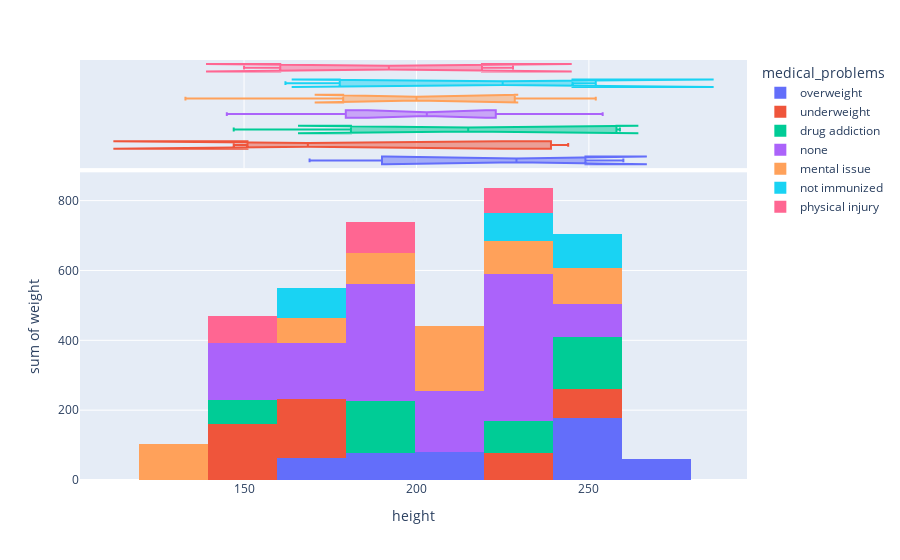

Here is the notebook cell this chart was saved with:
### Markdown cell above
### Histogram of "weight" by medical_problems

### Code cell
px.histogram(patient_df, x="height", y="weight", color="medical_problems", marginal="box", hover_data=patient_df.columns)

### Figure 1 — Plotly figure (JSON) as saved in the notebook; plotly's stock layout.template omitted (floating-point values rounded to 4 significant figures; data arrays with more than 128 entries replaced by an {"elided": "..."} marker saying what was removed)
{"data": [{"alignmentgroup": "True", "bingroup": "x", "histfunc": "sum", "hovertemplate": "medical_problems=overweight<br>height=%{x}<br>sum of weight=%{y}<extra></extra>", "legendgroup": "overweight", "marker": {"color": "#636efa", "pattern": {"shape": ""}}, "name": "overweight", "offsetgroup": "overweight", "orientation": "v", "showlegend": true, "type": "histogram", "x": [169, 190, 218, 240, 249, 260], "xaxis": "x", "y": [63, 76, 79, 77, 101, 60], "yaxis": "y"}, {"alignmentgroup": "True", "customdata": [["pollen", "A-", 12, "rural", "nigeria", "2006-06-15 00:00:00", "delirium", "GARBO SHARRON", "Male", "Yes", "Yes", "single", "overweight"], ["flowers", "B-", 2, "urban", "nigeria", "1988-04-11 00:00:00", "ruptured discs", "ADREAN NEKO", "Female", "Yes", "No", "single", "overweight"], ["dust", "A-", 5, "urban", "nigeria", "2007-12-16 00:00:00", "alzheimer's", "ANNE-SOPHIE HERO", "Male", "Yes", "Yes", "single", "overweight"], ["nuts", "A+", 15, "suburban", "nigeria", "1983-09-19 00:00:00", "scoliosis", "ANNISIA HERU", "Male", "No", "No", "married", "overweight"], ["dust", "A-", 10, "urban", "nigeria", "1988-02-15 00:00:00", "none", "GAYLORD SHAVON", "Female", "No", "Yes", "single", "overweight"], ["flowers", "O-", 3, "urban", "nigeria", "1994-02-11 00:00:00", "amnesia", "GEETHA SHAWNTA", "Male", "Yes", "No", "single", "overweight"]], "hovertemplate": "medical_problems=%{customdata[12]}<br>height=%{x}<br>allergies=%{customdata[0]}<br>blood_type=%{customdata[1]}<br>closest_hospital=%{customdata[2]}<br>community=%{customdata[3]}<br>country=%{customdata[4]}<br>date_of_birth=%{customdata[5]}<br>disabilities=%{customdata[6]}<br>name=%{customdata[7]}<br>gender=%{customdata[8]}<br>has_children=%{customdata[9]}<br>has_dependent=%{customdata[10]}<br>marital_status=%{customdata[11]}<extra></extra>", "legendgroup": "overweight", "marker": {"color": "#636efa"}, "name": "overweight", "notched": true, "offsetgroup": "overweight", "showlegend": false, "type": "box", "x": [169, 190, 218, 240, 249, 260], "xaxis": "x2", "yaxis": "y2"}, {"alignmentgroup": "True", "bingroup": "x", "histfunc": "sum", "hovertemplate": "medical_problems=underweight<br>height=%{x}<br>sum of weight=%{y}<extra></extra>", "legendgroup": "underweight", "marker": {"color": "#EF553B", "pattern": {"shape": ""}}, "name": "underweight", "offsetgroup": "underweight", "orientation": "v", "showlegend": true, "type": "histogram", "x": [167, 151, 170, 239, 147, 244], "xaxis": "x", "y": [79, 86, 91, 77, 73, 83], "yaxis": "y"}, {"alignmentgroup": "True", "customdata": [["nuts", "B-", 10, "urban", "nigeria", "2010-03-21 00:00:00", "alzheimer's", "ANKUR HENDRY", "Female", "No", "Yes", "single", "underweight"], ["pollen", "AB-", 5, "rural", "nigeria", "1996-08-11 00:00:00", "ruptured discs", "ANNABELLA HENNESSEY", "Female", "No", "Yes", "widowed", "underweight"], ["flowers", "A+", 8, "urban", "nigeria", "1998-07-24 00:00:00", "none", "ANNA-LISA HENRIQUE", "Female", "Yes", "No", "single", "underweight"], ["flowers", "AB+", 10, "rural", "nigeria", "1989-02-25 00:00:00", "fibromas", "AEISHA NENA", "Male", "No", "Yes", "single", "underweight"], ["pollen", "A-", 5, "urban", "nigeria", "1990-01-15 00:00:00", "fibromas", "GAURAV SHAUNTA", "Male", "No", "Yes", "single", "underweight"], ["nuts", "B-", 10, "urban", "nigeria", "2005-06-23 00:00:00", "none", "GEANINE SHAWNDA", "Female", "No", "Yes", "single", "underweight"]], "hovertemplate": "medical_problems=%{customdata[12]}<br>height=%{x}<br>allergies=%{customdata[0]}<br>blood_type=%{customdata[1]}<br>closest_hospital=%{customdata[2]}<br>community=%{customdata[3]}<br>country=%{customdata[4]}<br>date_of_birth=%{customdata[5]}<br>disabilities=%{customdata[6]}<br>name=%{customdata[7]}<br>gender=%{customdata[8]}<br>has_children=%{customdata[9]}<br>has_dependent=%{customdata[10]}<br>marital_status=%{customdata[11]}<extra></extra>", "legendgroup": "underweight", "marker": {"color": "#EF553B"}, "name": "underweight", "notched": true, "offsetgroup": "underweight", "showlegend": false, "type": "box", "x": [167, 151, 170, 239, 147, 244], "xaxis": "x2", "yaxis": "y2"}, {"alignmentgroup": "True", "bingroup": "x", "histfunc": "sum", "hovertemplate": "medical_problems=drug addiction<br>height=%{x}<br>sum of weight=%{y}<extra></extra>", "legendgroup": "drug addiction", "marker": {"color": "#00cc96", "pattern": {"shape": ""}}, "name": "drug addiction", "offsetgroup": "drug addiction", "orientation": "v", "showlegend": true, "type": "histogram", "x": [147, 181, 259, 258, 237, 193], "xaxis": "x", "y": [69, 87, 87, 61, 92, 63], "yaxis": "y"}, {"alignmentgroup": "True", "customdata": [["nuts", "A+", 5, "urban", "nigeria", "2012-08-24 00:00:00", "arthritis", "ADONIJAH NEKA", "Male", "No", "No", "divorced", "drug addiction"], ["pollen", "O-", 3, "rural", "nigeria", "1988-03-15 00:00:00", "atherosclerosis", "ADY NEMA", "Male", "No", "Yes", "married", "drug addiction"], ["pollen", "AB+", 8, "suburban", "nigeria", "2004-10-15 00:00:00", "arthritis", "AFONSO NEREYDA", "Male", "No", "Yes", "divorced", "drug addiction"], ["pollen", "AB-", 10, "urban", "nigeria", "1993-07-09 00:00:00", "none", "GEENA SHAWNETTE", "Male", "Yes", "No", "single", "drug addiction"], ["pollen", "B-", 1, "suburban", "nigeria", "2004-04-25 00:00:00", "none", "ANSIL HIJIRI", "Male", "No", "Yes", "widowed", "drug addiction"], ["dust", "A+", 10, "rural", "nigeria", "2011-11-16 00:00:00", "alzheimer's", "AGRON NEVENA", "Male", "Yes", "Yes", "divorced", "drug addiction"]], "hovertemplate": "medical_problems=%{customdata[12]}<br>height=%{x}<br>allergies=%{customdata[0]}<br>blood_type=%{customdata[1]}<br>closest_hospital=%{customdata[2]}<br>community=%{customdata[3]}<br>country=%{customdata[4]}<br>date_of_birth=%{customdata[5]}<br>disabilities=%{customdata[6]}<br>name=%{customdata[7]}<br>gender=%{customdata[8]}<br>has_children=%{customdata[9]}<br>has_dependent=%{customdata[10]}<br>marital_status=%{customdata[11]}<extra></extra>", "legendgroup": "drug addiction", "marker": {"color": "#00cc96"}, "name": "drug addiction", "notched": true, "offsetgroup": "drug addiction", "showlegend": false, "type": "box", "x": [147, 181, 259, 258, 237, 193], "xaxis": "x2", "yaxis": "y2"}, {"alignmentgroup": "True", "bingroup": "x", "histfunc": "sum", "hovertemplate": "medical_problems=none<br>height=%{x}<br>sum of weight=%{y}<extra></extra>", "legendgroup": "none", "marker": {"color": "#ab63fa", "pattern": {"shape": ""}}, "name": "none", "offsetgroup": "none", "orientation": "v", "showlegend": true, "type": "histogram", "x": [207, 164, 175, 223, 189, 159, 220, 184, 145, 223, 254, 239, 190, 212, 232, 199], "xaxis": "x", "y": [91, 76, 83, 77, 86, 88, 67, 89, 77, 81, 96, 98, 78, 84, 99, 83], "yaxis": "y"}, {"alignmentgroup": "True", "customdata": {"elided": "16x13 mixed values"}, "hovertemplate": "medical_problems=%{customdata[12]}<br>height=%{x}<br>allergies=%{customdata[0]}<br>blood_type=%{customdata[1]}<br>closest_hospital=%{customdata[2]}<br>community=%{customdata[3]}<br>country=%{customdata[4]}<br>date_of_birth=%{customdata[5]}<br>disabilities=%{customdata[6]}<br>name=%{customdata[7]}<br>gender=%{customdata[8]}<br>has_children=%{customdata[9]}<br>has_dependent=%{customdata[10]}<br>marital_status=%{customdata[11]}<extra></extra>", "legendgroup": "none", "marker": {"color": "#ab63fa"}, "name": "none", "notched": true, "offsetgroup": "none", "showlegend": false, "type": "box", "x": [207, 164, 175, 223, 189, 159, 220, 184, 145, 223, 254, 239, 190, 212, 232, 199], "xaxis": "x2", "yaxis": "y2"}, {"alignmentgroup": "True", "bingroup": "x", "histfunc": "sum", "hovertemplate": "medical_problems=mental issue<br>height=%{x}<br>sum of weight=%{y}<extra></extra>", "legendgroup": "mental issue", "marker": {"color": "#FFA15A", "pattern": {"shape": ""}}, "name": "mental issue", "offsetgroup": "mental issue", "orientation": "v", "showlegend": true, "type": "histogram", "x": [181, 178, 133, 200, 209, 235, 252], "xaxis": "x", "y": [87, 73, 102, 85, 101, 94, 101], "yaxis": "y"}, {"alignmentgroup": "True", "customdata": [["dust", "B+", 15, "rural", "nigeria", "2011-04-02 00:00:00", "alzheimer's", "ADRIANA NELI", "Male", "No", "Yes", "single", "mental issue"], ["flowers", "O+", 15, "urban", "nigeria", "1988-10-15 00:00:00", "amnesia", "GARNETTE SHATERA", "Male", "No", "Yes", "divorced", "mental issue"], ["flowers", "AB+", 8, "suburban", "nigeria", "2012-08-02 00:00:00", "none", "ANNELISE HERMES", "Female", "Yes", "Yes", "single", "mental issue"], ["flowers", "B+", 2, "suburban", "nigeria", "2000-10-22 00:00:00", "ruptured discs", "ANNEMARIE HERMINIO", "Male", "No", "No", "married", "mental issue"], ["flowers", "AB-", 5, "rural", "nigeria", "2005-07-20 00:00:00", "atherosclerosis", "GELISA SHAWNTIA", "Female", "No", "No", "single", "mental issue"], ["dust", "AB+", 3, "urban", "nigeria", "1997-08-13 00:00:00", "none", "GEM SHAYA", "Female", "No", "Yes", "widowed", "mental issue"], ["nuts", "O+", 12, "rural", "nigeria", "2007-01-23 00:00:00", "atherosclerosis", "ANTHE HILDY", "Male", "Yes", "Yes", "single", "mental issue"]], "hovertemplate": "medical_problems=%{customdata[12]}<br>height=%{x}<br>allergies=%{customdata[0]}<br>blood_type=%{customdata[1]}<br>closest_hospital=%{customdata[2]}<br>community=%{customdata[3]}<br>country=%{customdata[4]}<br>date_of_birth=%{customdata[5]}<br>disabilities=%{customdata[6]}<br>name=%{customdata[7]}<br>gender=%{customdata[8]}<br>has_children=%{customdata[9]}<br>has_dependent=%{customdata[10]}<br>marital_status=%{customdata[11]}<extra></extra>", "legendgroup": "mental issue", "marker": {"color": "#FFA15A"}, "name": "mental issue", "notched": true, "offsetgroup": "mental issue", "showlegend": false, "type": "box", "x": [181, 178, 133, 200, 209, 235, 252], "xaxis": "x2", "yaxis": "y2"}, {"alignmentgroup": "True", "bingroup": "x", "histfunc": "sum", "hovertemplate": "medical_problems=not immunized<br>height=%{x}<br>sum of weight=%{y}<extra></extra>", "legendgroup": "not immunized", "marker": {"color": "#19d3f3", "pattern": {"shape": ""}}, "name": "not immunized", "offsetgroup": "not immunized", "orientation": "v", "showlegend": true, "type": "histogram", "x": [162, 225, 252], "xaxis": "x", "y": [84, 79, 99], "yaxis": "y"}, {"alignmentgroup": "True", "customdata": [["dust", "B+", 3, "urban", "nigeria", "1998-11-30 00:00:00", "scoliosis", "ADRIELLE NELLI", "Male", "Yes", "Yes", "single", "not immunized"], ["flowers", "A-", 2, "suburban", "nigeria", "1987-10-10 00:00:00", "delirium", "ANNIKA HERSON", "Male", "No", "No", "single", "not immunized"], ["nuts", "O-", 1, "urban", "nigeria", "1993-04-17 00:00:00", "fibromas", "AFZAL NESRIN", "Female", "Yes", "No", "single", "not immunized"]], "hovertemplate": "medical_problems=%{customdata[12]}<br>height=%{x}<br>allergies=%{customdata[0]}<br>blood_type=%{customdata[1]}<br>closest_hospital=%{customdata[2]}<br>community=%{customdata[3]}<br>country=%{customdata[4]}<br>date_of_birth=%{customdata[5]}<br>disabilities=%{customdata[6]}<br>name=%{customdata[7]}<br>gender=%{customdata[8]}<br>has_children=%{customdata[9]}<br>has_dependent=%{customdata[10]}<br>marital_status=%{customdata[11]}<extra></extra>", "legendgroup": "not immunized", "marker": {"color": "#19d3f3"}, "name": "not immunized", "notched": true, "offsetgroup": "not immunized", "showlegend": false, "type": "box", "x": [162, 225, 252], "xaxis": "x2", "yaxis": "y2"}, {"alignmentgroup": "True", "bingroup": "x", "histfunc": "sum", "hovertemplate": "medical_problems=physical injury<br>height=%{x}<br>sum of weight=%{y}<extra></extra>", "legendgroup": "physical injury", "marker": {"color": "#FF6692", "pattern": {"shape": ""}}, "name": "physical injury", "offsetgroup": "physical injury", "orientation": "v", "showlegend": true, "type": "histogram", "x": [228, 192, 150], "xaxis": "x", "y": [73, 89, 77], "yaxis": "y"}, {"alignmentgroup": "True", "customdata": [["dust", "A-", 10, "rural", "nigeria", "1986-04-03 00:00:00", "atherosclerosis", "GARRY SHAUGHN", "Female", "Yes", "No", "widowed", "physical injury"], ["flowers", "B-", 8, "suburban", "nigeria", "2008-06-24 00:00:00", "none", "GARY SHAUNDA", "Male", "Yes", "Yes", "single", "physical injury"], ["pollen", "A+", 3, "suburban", "nigeria", "2007-08-11 00:00:00", "fibromas", "GAYATRI SHAVAUGHN", "Male", "Yes", "Yes", "married", "physical injury"]], "hovertemplate": "medical_problems=%{customdata[12]}<br>height=%{x}<br>allergies=%{customdata[0]}<br>blood_type=%{customdata[1]}<br>closest_hospital=%{customdata[2]}<br>community=%{customdata[3]}<br>country=%{customdata[4]}<br>date_of_birth=%{customdata[5]}<br>disabilities=%{customdata[6]}<br>name=%{customdata[7]}<br>gender=%{customdata[8]}<br>has_children=%{customdata[9]}<br>has_dependent=%{customdata[10]}<br>marital_status=%{customdata[11]}<extra></extra>", "legendgroup": "physical injury", "marker": {"color": "#FF6692"}, "name": "physical injury", "notched": true, "offsetgroup": "physical injury", "showlegend": false, "type": "box", "x": [228, 192, 150], "xaxis": "x2", "yaxis": "y2"}], "layout": {"barmode": "relative", "legend": {"title": {"text": "medical_problems"}, "tracegroupgap": 0}, "margin": {"t": 60}, "xaxis": {"anchor": "y", "domain": [0, 1], "title": {"text": "height"}}, "xaxis2": {"anchor": "y2", "domain": [0, 1], "matches": "x", "showgrid": true, "showticklabels": false}, "yaxis": {"anchor": "x", "domain": [0, 0.7326], "title": {"text": "sum of weight"}}, "yaxis2": {"anchor": "x2", "domain": [0.7426, 1], "matches": "y2", "showgrid": false, "showline": false, "showticklabels": false, "ticks": ""}}}
